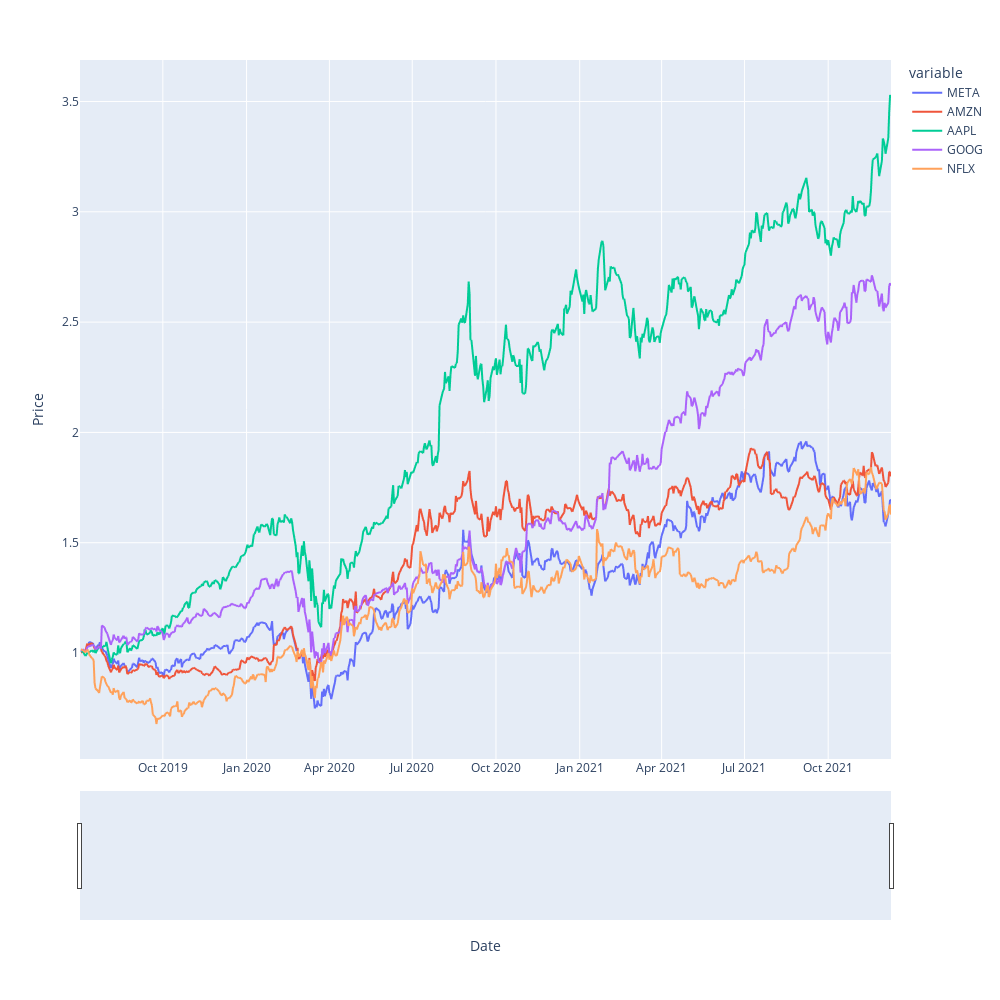

Notebook code cell kept with this figure:
### Code cell
fig = px.line(mult_df, x =mult_df.index, y= mult_df.columns)
fig.update_xaxes(title="Date", rangeslider_visible=True)
fig.update_yaxes(title="Price")
fig.update_layout(height=1000, width=1000, showlegend=True)
fig.show()

### Figure 1 — Plotly figure (JSON) as saved in the notebook; plotly's stock layout.template omitted (floating-point values rounded to 4 significant figures; data arrays with more than 128 entries replaced by an {"elided": "..."} marker saying what was removed)
{"data": [{"hovertemplate": "variable=META<br>Date=%{x}<br>value=%{y}<extra></extra>", "legendgroup": "META", "line": {"color": "#636efa", "dash": "solid"}, "marker": {"symbol": "circle"}, "mode": "lines", "name": "META", "showlegend": true, "type": "scattergl", "x": {"elided": "617 str values"}, "xaxis": "x", "y": {"elided": "617 float values"}, "yaxis": "y"}, {"hovertemplate": "variable=AMZN<br>Date=%{x}<br>value=%{y}<extra></extra>", "legendgroup": "AMZN", "line": {"color": "#EF553B", "dash": "solid"}, "marker": {"symbol": "circle"}, "mode": "lines", "name": "AMZN", "showlegend": true, "type": "scattergl", "x": {"elided": "617 str values"}, "xaxis": "x", "y": {"elided": "617 float values"}, "yaxis": "y"}, {"hovertemplate": "variable=AAPL<br>Date=%{x}<br>value=%{y}<extra></extra>", "legendgroup": "AAPL", "line": {"color": "#00cc96", "dash": "solid"}, "marker": {"symbol": "circle"}, "mode": "lines", "name": "AAPL", "showlegend": true, "type": "scattergl", "x": {"elided": "617 str values"}, "xaxis": "x", "y": {"elided": "617 float values"}, "yaxis": "y"}, {"hovertemplate": "variable=GOOG<br>Date=%{x}<br>value=%{y}<extra></extra>", "legendgroup": "GOOG", "line": {"color": "#ab63fa", "dash": "solid"}, "marker": {"symbol": "circle"}, "mode": "lines", "name": "GOOG", "showlegend": true, "type": "scattergl", "x": {"elided": "617 str values"}, "xaxis": "x", "y": {"elided": "617 float values"}, "yaxis": "y"}, {"hovertemplate": "variable=NFLX<br>Date=%{x}<br>value=%{y}<extra></extra>", "legendgroup": "NFLX", "line": {"color": "#FFA15A", "dash": "solid"}, "marker": {"symbol": "circle"}, "mode": "lines", "name": "NFLX", "showlegend": true, "type": "scattergl", "x": {"elided": "617 str values"}, "xaxis": "x", "y": {"elided": "617 float values"}, "yaxis": "y"}], "layout": {"height": 1000, "legend": {"title": {"text": "variable"}, "tracegroupgap": 0}, "margin": {"t": 60}, "showlegend": true, "width": 1000, "xaxis": {"anchor": "y", "autorange": true, "domain": [0, 1], "range": ["2019-07-02", "2021-12-09"], "rangeslider": {"autorange": true, "range": ["2019-07-02", "2021-12-09"], "visible": true, "yaxis": {"_template": null, "rangemode": "match"}}, "title": {"text": "Date"}, "type": "date"}, "yaxis": {"anchor": "x", "autorange": true, "domain": [0, 1], "range": [0.5197, 3.688], "title": {"text": "Price"}, "type": "linear"}}}
